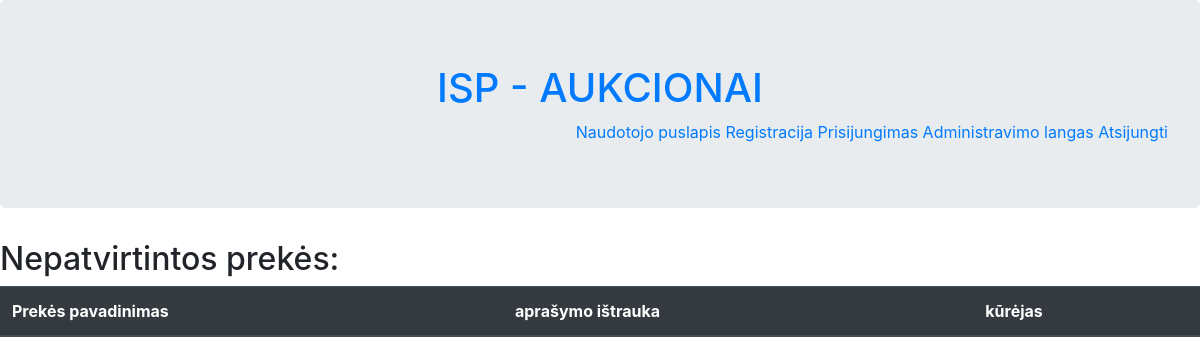
Page /nepatvirtintos.php on the earlier database version.
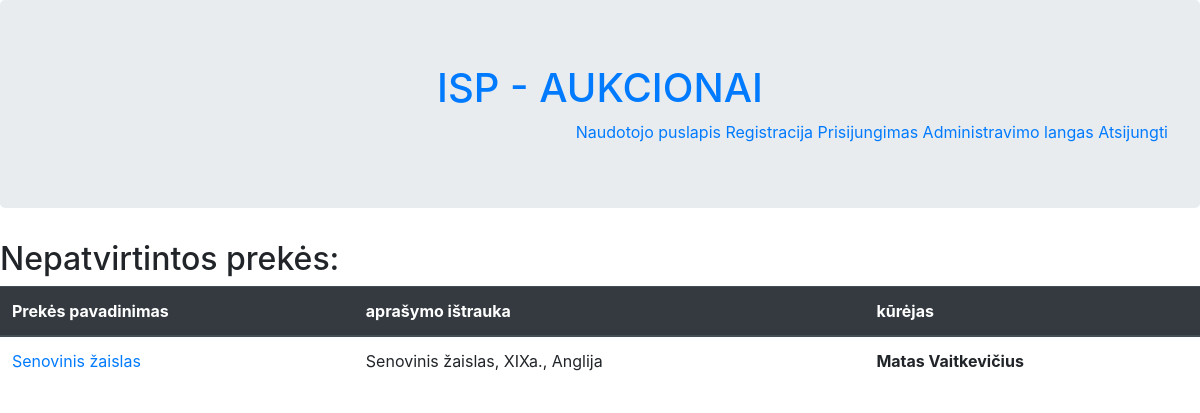
Same page on the later database version.
### tables this page shows
CREATE TABLE `aukcionas` (
  `pradzia` datetime NOT NULL,
  `pabaiga` datetime NOT NULL,
  `min` float DEFAULT NULL,
  `max` float DEFAULT NULL,
  `galutine_kaina` float DEFAULT NULL,
  `statusas` int(11) NOT NULL,
  `id_Aukcionas` int(11) NOT NULL,
  `fk_Administratoriusid_Administratorius` int(11) DEFAULT NULL,
  `fk_Vartotojasid_Vartotojas` int(11) DEFAULT NULL,
  `fk_Prekeid_Preke` int(11) NOT NULL
);

CREATE TABLE `preke` (
  `aprasymas` varchar(255) NOT NULL,
  `data` datetime NOT NULL DEFAULT current_timestamp(),
  `pavadinimas` varchar(64) NOT NULL,
  `kategorija` int(11) NOT NULL,
  `id_Preke` int(11) NOT NULL,
  `fk_Vartotojasid_Vartotojas` int(11) NOT NULL
);

CREATE TABLE `vartotojas` (
  `vardas` varchar(32) NOT NULL,
  `pavarde` varchar(32) NOT NULL,
  `email` varchar(64) NOT NULL,
  `telefono_nr` varchar(20) DEFAULT NULL,
  `slaptazodis` varchar(32) NOT NULL,
  `likutis` decimal(10,2) NOT NULL,
  `blokuotas` tinyint(1) NOT NULL,
  `lytis` int(11) DEFAULT NULL,
  `id_Vartotojas` int(11) NOT NULL
);

### nepatvirtintos.php (the view, shortened to what this page needs)
<!DOCTYPE html>
<html>
    <head>
        <link rel="stylesheet" href="https://cdn.jsdelivr.net/npm/bootstrap@4.6.1/dist/css/bootstrap.min.css">
      </head>
    <body>
    <?php include("header.php");?>
        <h2>Nepatvirtintos prekės:</h2>
        <table class="table">
            <thead class="thead-dark">
                <tr>
                    <th>Prekės pavadinimas</th>
                    <th>aprašymo ištrauka</th>
                    <th>kūrėjas</th>
                </tr>
            </thead>
            <tbody>
                <?php
                $query = "SELECT * FROM aukcionas
                          INNER JOIN preke ON preke.id_Preke=aukcionas.fk_Prekeid_Preke
                          INNER JOIN vartotojas ON preke.fk_Vartotojasid_Vartotojas=vartotojas.id_Vartotojas
                          WHERE statusas=3";
                $result = mysqli_query($db, $query);
                foreach ($result as $row){
                    echo "<tr>";
                    echo "<td><a href='Prekes_langas.php?id=".$row['id_Preke']."'>".$row['pavadinimas']."</a></td>";
                    echo "<td>". $row['aprasymas'] ."</td>";
                    echo "<th>" . $row['vardas'] . " " . $row['pavarde'] . "</th>";
                    echo "</tr>";
                }
                ?>
            </tbody>
        </table>
    </body>
</html>

Differences in the rows shown:
added aukcionas: fk_Prekeid_Preke.pavadinimas "Senovinis žaislas", fk_Prekeid_Preke.aprasymas "Senovinis žaislas, XIXa., Anglija", vartotojas.vardas "Matas", vartotojas.pavarde "Vaitkevičius"
